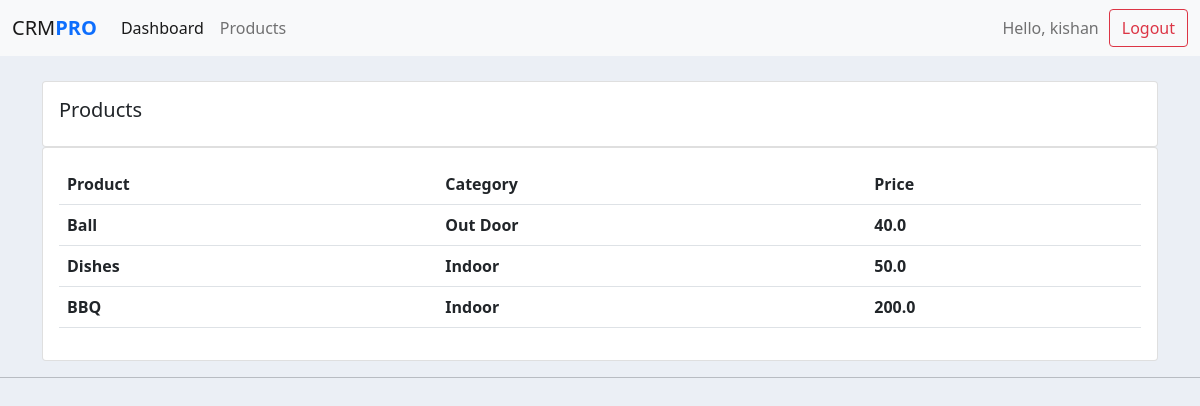
Screenshot of /products/ (signed in) with the database file from the repository.
### accounts/models.py (models this page shows, shortened)
class Product(models.Model):
    CATEGORY = (
		('Indoor', 'Indoor'),
		('Out Door', 'Out Door'),
	)
    name = models.CharField(max_length=200, null=True)
    price = models.FloatField(null=True)
    category = models.CharField(max_length=200, null=True, choices=CATEGORY)
    description = models.CharField(max_length=200, null=True)
    date_created = models.DateTimeField(auto_now_add=True, null=True)
    tags = models.ManyToManyField(Tag)

### accounts/decorators.py (the view)
        def wrapper_func(request, *args, **kwargs):
            group = None
            if request.user.groups.exists():
                group = request.user.groups.all()[0].name
            if group in allowed_roles:
                return view_func(request, *args, **kwargs)
            else:
                return HttpResponse('<h1 style="text-align: center;">Un-Authorized</h1>')

### accounts/views.py (called while the page is built)
@login_required(login_url='login')
@allowed_users(allowed_roles=['admin'])
def products(request):
    products = Product.objects.all()
    return render(request,'accounts/products.html', {'products': products}) #passing the html page and the products list

### accounts/templates/accounts/products.html
{% extends 'accounts/main.html' %}
{% block content %}
<br>
<div class="row">
    <div class="col-md">
        <div class="card card-body">
            <h5>Products</h5>
        </div>
        <div class="card card-body">
            <table class="table">
                <tr>
                    <th>Product</th>
                    <th>Category</th>
                    <th>Price</th>
                </tr>
                {% for i in products %}
                    <tr>
                        <th>{{i.name}}</th>
                        <th>{{i.category}}</th>
                        <th>{{i.price}}</th>
                    </tr>
                {% endfor %}
            </table>
        </div>
    </div>
</div>
{% endblock %}

### accounts/templates/accounts/navbar.html (shortened to what this page needs)
<nav class="navbar fixed-top navbar-expand-lg navbar-light bg-light">
    <div class="container-fluid">
      <a class="navbar-brand" href="#">CRM<span class="text-primary fw-bold">PRO</span></a>
      <div class="collapse navbar-collapse" id="navbarSupportedContent">
        <ul class="navbar-nav me-auto mb-2 mb-lg-0">
          <li class="nav-item">
            <a class="nav-link active" aria-current="page" href="{% url 'home' %}">Dashboard</a>
          </li>
          <li class="nav-item">
            <a class="nav-link" href="{% url 'products' %}">Products</a>
          </li>
        </ul>
          <p class="nav navbar-text " style = "margin-right: 10px ;">Hello, {{request.user}}</p>
          <a class="btn btn-outline-danger" href="{% url 'logout' %}">Logout</a>
          </div>
  </nav>

### static/css/main.css (style rules this page uses)
body { background-color: #ebeff5; }

### rows the page displays
Product: name "Ball", category "Out Door", price "40.0"
Product: name "Dishes", category "Indoor", price "50.0"
Product: name "BBQ", category "Indoor", price "200.0"

### other values shown
{{ request.user }} "kishan"
